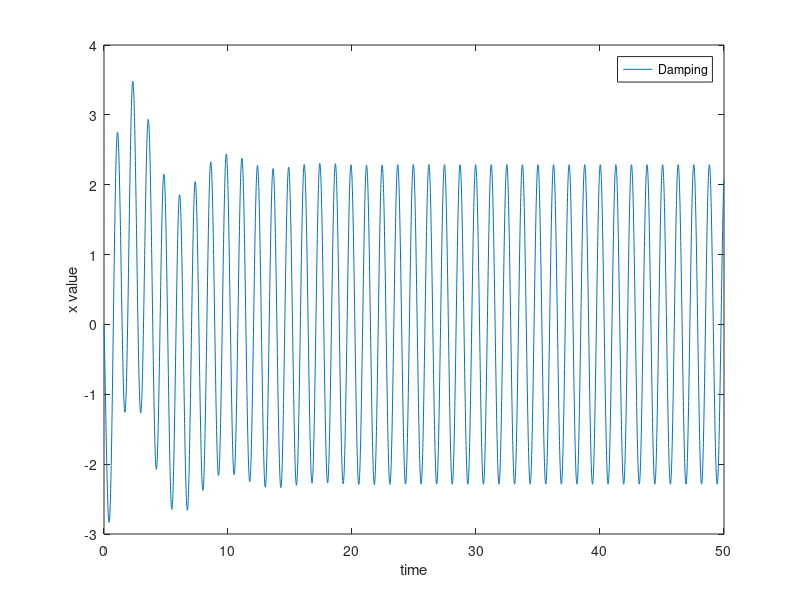

MATLAB code to generate this figure:
clear;
h=1e-2;
n=5000;

x=zeros(1,n);
u=ones(1,n);
t=zeros(1,n);
b=0.5;

f=@(t,x,u) -x-b*u-50*cos(5*t);
g=@(t,x,u) u;

i=1;
while i<n
  k1=f(t(i),x(i),u(i));
  l1=g(t(i),x(i),u(i));
  k2=f(t(i)+h/2,x(i)+h*k1/2,u(i)+h*k1/2);
  l2=g(t(i)+h/2,u(i)+h*l1/2,u(i)+h*k1/2);
  k3=f(t(i)+h/2,x(i)+h*k2/2,u(i)+h*k2/2);
  l3=g(t(i)+h/2,u(i)+h*l2/2,u(i)+h*k2/2);
  k4=f(t(i)+h,x(i)+k3,u(i)+k3);
  l4=g(t(i)+h,u(i)+l3,u(i)+k3);
  
  u(i+1)=u(i)+(h/6)*(k1+2*k2+2*k3+k4);
  x(i+1)=x(i)+(h/6)*(l1+2*l2+2*l3+l4);
  t(i+1)=t(i)+h;
  i++;
end

plot(t,x);
hold on;
#plot(x,u);
legend("Damping");
xlabel('time')
ylabel('x value')    